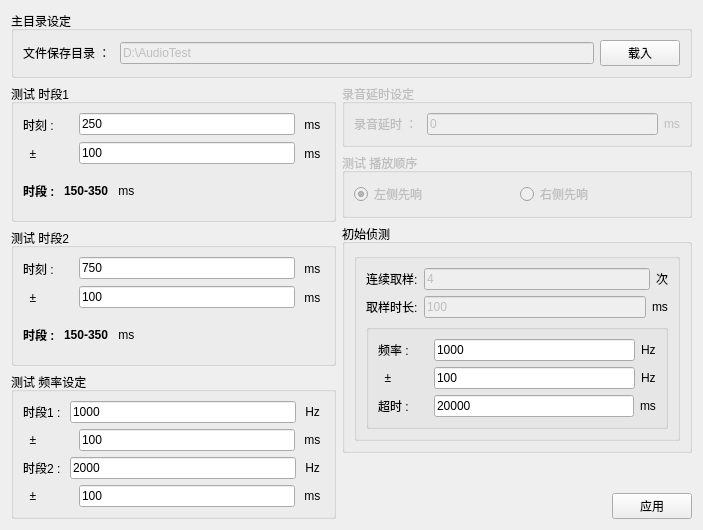
<?xml version="1.0" encoding="UTF-8"?>
<ui version="4.0">
 <class>Setup4AutoTest</class>
 <widget class="QWidget" name="Setup4AutoTest">
  <property name="geometry">
   <rect>
    <x>0</x>
    <y>0</y>
    <width>703</width>
    <height>530</height>
   </rect>
  </property>
  <property name="windowTitle">
   <string>Form</string>
  </property>
  <property name="styleSheet">
   <string notr="true">QLabel,
QLineEdit,
QRadioButton,
QComboBox,
QCheckBox,
QPushButton,
QGroupBox,
QTableView,
QTableWidget,
QHeaderView::section/*表头样式*/
{
  font-family: &quot;Source Han Sans K Regular&quot;;
}</string>
  </property>
  <layout class="QVBoxLayout" name="verticalLayout_5">
   <item>
    <layout class="QVBoxLayout" name="verticalLayout_7">
     <item>
      <widget class="QGroupBox" name="groupBox_3">
       <property name="title">
        <string>主目录设定</string>
       </property>
       <layout class="QVBoxLayout" name="verticalLayout_3">
        <item>
         <layout class="QHBoxLayout" name="horizontalLayout_6">
          <item>
           <layout class="QHBoxLayout" name="horizontalLayout_2">
            <item>
             <widget class="QLabel" name="label_2">
              <property name="text">
               <string>文件保存目录 ： </string>
              </property>
             </widget>
            </item>
            <item>
             <widget class="QLineEdit" name="lineEdit_mainWorkDir">
              <property name="enabled">
               <bool>false</bool>
              </property>
              <property name="text">
               <string>D:\AudioTest</string>
              </property>
             </widget>
            </item>
           </layout>
          </item>
          <item>
           <widget class="QPushButton" name="btnMainWorkDirApply">
            <property name="text">
             <string>载入</string>
            </property>
           </widget>
          </item>
         </layout>
        </item>
       </layout>
      </widget>
     </item>
     <item>
      <layout class="QHBoxLayout" name="horizontalLayout_16">
       <item>
        <layout class="QVBoxLayout" name="verticalLayout_8">
         <item>
          <widget class="QGroupBox" name="groupBox_6">
           <property name="title">
            <string>测试 时段1</string>
           </property>
           <layout class="QVBoxLayout" name="verticalLayout_9">
            <item>
             <layout class="QVBoxLayout" name="verticalLayout_4">
              <item>
               <layout class="QHBoxLayout" name="horizontalLayout_10">
                <item>
                 <widget class="QLabel" name="label_13">
                  <property name="minimumSize">
                   <size>
                    <width>50</width>
                    <height>0</height>
                   </size>
                  </property>
                  <property name="text">
                   <string>时刻 : </string>
                  </property>
                 </widget>
                </item>
                <item>
                 <widget class="QLineEdit" name="lineEdit_duration1">
                  <property name="minimumSize">
                   <size>
                    <width>200</width>
                    <height>0</height>
                   </size>
                  </property>
                  <property name="text">
                   <string>250</string>
                  </property>
                 </widget>
                </item>
                <item>
                 <widget class="QLabel" name="label_15">
                  <property name="text">
                   <string> ms </string>
                  </property>
                 </widget>
                </item>
               </layout>
              </item>
              <item>
               <layout class="QHBoxLayout" name="horizontalLayout_11" stretch="0,0,0">
                <item>
                 <widget class="QLabel" name="label_11">
                  <property name="minimumSize">
                   <size>
                    <width>50</width>
                    <height>0</height>
                   </size>
                  </property>
                  <property name="text">
                   <string>  ±     </string>
                  </property>
                 </widget>
                </item>
                <item>
                 <widget class="QLineEdit" name="lineEdit_durationRange1">
                  <property name="enabled">
                   <bool>true</bool>
                  </property>
                  <property name="minimumSize">
                   <size>
                    <width>200</width>
                    <height>0</height>
                   </size>
                  </property>
                  <property name="text">
                   <string>100</string>
                  </property>
                 </widget>
                </item>
                <item>
                 <widget class="QLabel" name="label_14">
                  <property name="text">
                   <string> ms </string>
                  </property>
                 </widget>
                </item>
               </layout>
              </item>
              <item>
               <layout class="QHBoxLayout" name="horizontalLayout_13">
                <item>
                 <widget class="QLabel" name="label_8">
                  <property name="font">
                   <font>
                    <bold>true</bold>
                   </font>
                  </property>
                  <property name="text">
                   <string>时段 : </string>
                  </property>
                 </widget>
                </item>
                <item>
                 <widget class="QLabel" name="label_duration1">
                  <property name="font">
                   <font>
                    <bold>true</bold>
                   </font>
                  </property>
                  <property name="text">
                   <string>150-350</string>
                  </property>
                 </widget>
                </item>
                <item>
                 <widget class="QLabel" name="label_16">
                  <property name="text">
                   <string> ms </string>
                  </property>
                 </widget>
                </item>
                <item>
                 <spacer name="horizontalSpacer_2">
                  <property name="orientation">
                   <enum>Qt::Horizontal</enum>
                  </property>
                  <property name="sizeHint" stdset="0">
                   <size>
                    <width>123</width>
                    <height>39</height>
                   </size>
                  </property>
                 </spacer>
                </item>
               </layout>
              </item>
             </layout>
            </item>
           </layout>
          </widget>
         </item>
         <item>
          <widget class="QGroupBox" name="groupBox_7">
           <property name="title">
            <string>测试 时段2</string>
           </property>
           <layout class="QVBoxLayout" name="verticalLayout_14">
            <item>
             <layout class="QVBoxLayout" name="verticalLayout_10">
              <item>
               <layout class="QHBoxLayout" name="horizontalLayout_12">
                <item>
                 <widget class="QLabel" name="label_17">
                  <property name="minimumSize">
                   <size>
                    <width>50</width>
                    <height>0</height>
                   </size>
                  </property>
                  <property name="text">
                   <string>时刻 : </string>
                  </property>
                 </widget>
                </item>
                <item>
                 <widget class="QLineEdit" name="lineEdit_duration2">
                  <property name="minimumSize">
                   <size>
                    <width>200</width>
                    <height>0</height>
                   </size>
                  </property>
                  <property name="text">
                   <string>750</string>
                  </property>
                 </widget>
                </item>
                <item>
                 <widget class="QLabel" name="label_18">
                  <property name="text">
                   <string> ms </string>
                  </property>
                 </widget>
                </item>
               </layout>
              </item>
              <item>
               <layout class="QHBoxLayout" name="horizontalLayout_14" stretch="0,0,0">
                <item>
                 <widget class="QLabel" name="label_19">
                  <property name="minimumSize">
                   <size>
                    <width>50</width>
                    <height>0</height>
                   </size>
                  </property>
                  <property name="text">
                   <string>  ±     </string>
                  </property>
                 </widget>
                </item>
                <item>
                 <widget class="QLineEdit" name="lineEdit_durationRange2">
                  <property name="enabled">
                   <bool>true</bool>
                  </property>
                  <property name="minimumSize">
                   <size>
                    <width>200</width>
                    <height>0</height>
                   </size>
                  </property>
                  <property name="text">
                   <string>100</string>
                  </property>
                 </widget>
                </item>
                <item>
                 <widget class="QLabel" name="label_20">
                  <property name="text">
                   <string> ms </string>
                  </property>
                 </widget>
                </item>
               </layout>
              </item>
              <item>
               <layout class="QHBoxLayout" name="horizontalLayout_15">
                <item>
                 <widget class="QLabel" name="label_9">
                  <property name="font">
                   <font>
                    <bold>true</bold>
                   </font>
                  </property>
                  <property name="text">
                   <string>时段 : </string>
                  </property>
                 </widget>
                </item>
                <item>
                 <widget class="QLabel" name="label_duration2">
                  <property name="font">
                   <font>
                    <bold>true</bold>
                   </font>
                  </property>
                  <property name="text">
                   <string>150-350</string>
                  </property>
                 </widget>
                </item>
                <item>
                 <widget class="QLabel" name="label_22">
                  <property name="text">
                   <string> ms </string>
                  </property>
                 </widget>
                </item>
                <item>
                 <spacer name="horizontalSpacer_3">
                  <property name="orientation">
                   <enum>Qt::Horizontal</enum>
                  </property>
                  <property name="sizeHint" stdset="0">
                   <size>
                    <width>123</width>
                    <height>39</height>
                   </size>
                  </property>
                 </spacer>
                </item>
               </layout>
              </item>
             </layout>
            </item>
           </layout>
          </widget>
         </item>
         <item>
          <widget class="QGroupBox" name="groupBox_2">
           <property name="enabled">
            <bool>true</bool>
           </property>
           <property name="title">
            <string>测试 频率设定</string>
           </property>
           <layout class="QVBoxLayout" name="verticalLayout_2">
            <item>
             <layout class="QHBoxLayout" name="horizontalLayout_4">
              <item>
               <widget class="QLabel" name="label_4">
                <property name="text">
                 <string>时段1 : </string>
                </property>
               </widget>
              </item>
              <item>
               <widget class="QLineEdit" name="lineEdit_Frequency1">
                <property name="text">
                 <string>1000</string>
                </property>
               </widget>
              </item>
              <item>
               <widget class="QLabel" name="label_5">
                <property name="text">
                 <string> Hz </string>
                </property>
               </widget>
              </item>
             </layout>
            </item>
            <item>
             <layout class="QHBoxLayout" name="horizontalLayout_18" stretch="0,0,0">
              <item>
               <widget class="QLabel" name="label_32">
                <property name="minimumSize">
                 <size>
                  <width>50</width>
                  <height>0</height>
                 </size>
                </property>
                <property name="text">
                 <string>  ±     </string>
                </property>
               </widget>
              </item>
              <item>
               <widget class="QLineEdit" name="lineEdit_Frequency1Range">
                <property name="enabled">
                 <bool>true</bool>
                </property>
                <property name="minimumSize">
                 <size>
                  <width>200</width>
                  <height>0</height>
                 </size>
                </property>
                <property name="text">
                 <string>100</string>
                </property>
               </widget>
              </item>
              <item>
               <widget class="QLabel" name="label_33">
                <property name="text">
                 <string> ms </string>
                </property>
               </widget>
              </item>
             </layout>
            </item>
            <item>
             <layout class="QHBoxLayout" name="horizontalLayout_5">
              <item>
               <widget class="QLabel" name="label_6">
                <property name="text">
                 <string>时段2 : </string>
                </property>
               </widget>
              </item>
              <item>
               <widget class="QLineEdit" name="lineEdit_Frequency2">
                <property name="text">
                 <string>2000</string>
                </property>
               </widget>
              </item>
              <item>
               <widget class="QLabel" name="label_7">
                <property name="text">
                 <string> Hz </string>
                </property>
               </widget>
              </item>
             </layout>
            </item>
            <item>
             <layout class="QHBoxLayout" name="horizontalLayout_24" stretch="0,0,0">
              <item>
               <widget class="QLabel" name="label_36">
                <property name="minimumSize">
                 <size>
                  <width>50</width>
                  <height>0</height>
                 </size>
                </property>
                <property name="text">
                 <string>  ±     </string>
                </property>
               </widget>
              </item>
              <item>
               <widget class="QLineEdit" name="lineEdit_Frequency2Range">
                <property name="enabled">
                 <bool>true</bool>
                </property>
                <property name="minimumSize">
                 <size>
                  <width>200</width>
                  <height>0</height>
                 </size>
                </property>
                <property name="text">
                 <string>100</string>
                </property>
               </widget>
              </item>
              <item>
               <widget class="QLabel" name="label_37">
                <property name="text">
                 <string> ms </string>
                </property>
               </widget>
              </item>
             </layout>
            </item>
           </layout>
          </widget>
         </item>
        </layout>
       </item>
       <item>
        <layout class="QVBoxLayout" name="verticalLayout_6">
         <item>
          <widget class="QGroupBox" name="groupBox_4">
           <property name="enabled">
            <bool>false</bool>
           </property>
           <property name="title">
            <string>录音延时设定</string>
           </property>
           <layout class="QHBoxLayout" name="horizontalLayout_7">
            <item>
             <layout class="QHBoxLayout" name="horizontalLayout">
              <item>
               <widget class="QLabel" name="label">
                <property name="text">
                 <string>录音延时 ： </string>
                </property>
               </widget>
              </item>
              <item>
               <widget class="QLineEdit" name="lineEdit_recordDelay">
                <property name="text">
                 <string>0</string>
                </property>
               </widget>
              </item>
              <item>
               <widget class="QLabel" name="label_3">
                <property name="text">
                 <string>ms</string>
                </property>
               </widget>
              </item>
             </layout>
            </item>
           </layout>
          </widget>
         </item>
         <item>
          <widget class="QGroupBox" name="groupBox">
           <property name="enabled">
            <bool>false</bool>
           </property>
           <property name="title">
            <string>测试 播放顺序</string>
           </property>
           <layout class="QVBoxLayout" name="verticalLayout">
            <item>
             <layout class="QHBoxLayout" name="horizontalLayout_3">
              <item>
               <widget class="QRadioButton" name="radioButton_Left">
                <property name="text">
                 <string>左侧先响</string>
                </property>
                <property name="checked">
                 <bool>true</bool>
                </property>
               </widget>
              </item>
              <item>
               <widget class="QRadioButton" name="radioButton_Right">
                <property name="text">
                 <string>右侧先响</string>
                </property>
               </widget>
              </item>
             </layout>
            </item>
           </layout>
          </widget>
         </item>
         <item>
          <widget class="QGroupBox" name="groupBox_5">
           <property name="enabled">
            <bool>true</bool>
           </property>
           <property name="title">
            <string>初始侦测</string>
           </property>
           <layout class="QVBoxLayout" name="verticalLayout_11">
            <item>
             <widget class="QGroupBox" name="groupBox_8">
              <property name="title">
               <string/>
              </property>
              <layout class="QVBoxLayout" name="verticalLayout_12">
               <item>
                <layout class="QHBoxLayout" name="horizontalLayout_20">
                 <item>
                  <widget class="QLabel" name="label_28">
                   <property name="minimumSize">
                    <size>
                     <width>50</width>
                     <height>0</height>
                    </size>
                   </property>
                   <property name="text">
                    <string>连续取样:</string>
                   </property>
                  </widget>
                 </item>
                 <item>
                  <widget class="QLineEdit" name="lineEdit_FirstFreqRange_2">
                   <property name="enabled">
                    <bool>false</bool>
                   </property>
                   <property name="minimumSize">
                    <size>
                     <width>200</width>
                     <height>0</height>
                    </size>
                   </property>
                   <property name="text">
                    <string>4</string>
                   </property>
                  </widget>
                 </item>
                 <item>
                  <widget class="QLabel" name="label_31">
                   <property name="text">
                    <string>次</string>
                   </property>
                  </widget>
                 </item>
                </layout>
               </item>
               <item>
                <layout class="QHBoxLayout" name="horizontalLayout_22">
                 <item>
                  <widget class="QLabel" name="label_29">
                   <property name="minimumSize">
                    <size>
                     <width>50</width>
                     <height>0</height>
                    </size>
                   </property>
                   <property name="text">
                    <string>取样时长:</string>
                   </property>
                  </widget>
                 </item>
                 <item>
                  <widget class="QLineEdit" name="lineEdit_FirstFreqRange_3">
                   <property name="enabled">
                    <bool>false</bool>
                   </property>
                   <property name="minimumSize">
                    <size>
                     <width>200</width>
                     <height>0</height>
                    </size>
                   </property>
                   <property name="text">
                    <string>100</string>
                   </property>
                  </widget>
                 </item>
                 <item>
                  <widget class="QLabel" name="label_30">
                   <property name="text">
                    <string>ms</string>
                   </property>
                  </widget>
                 </item>
                </layout>
               </item>
               <item>
                <widget class="QGroupBox" name="groupBox_9">
                 <property name="title">
                  <string/>
                 </property>
                 <layout class="QVBoxLayout" name="verticalLayout_13">
                  <item>
                   <layout class="QHBoxLayout" name="horizontalLayout_17" stretch="0,1,0">
                    <item>
                     <widget class="QLabel" name="label_21">
                      <property name="minimumSize">
                       <size>
                        <width>50</width>
                        <height>0</height>
                       </size>
                      </property>
                      <property name="text">
                       <string>频率 : </string>
                      </property>
                     </widget>
                    </item>
                    <item>
                     <widget class="QLineEdit" name="lineEdit_FirstFreq">
                      <property name="minimumSize">
                       <size>
                        <width>200</width>
                        <height>0</height>
                       </size>
                      </property>
                      <property name="text">
                       <string>1000</string>
                      </property>
                     </widget>
                    </item>
                    <item>
                     <widget class="QLabel" name="label_23">
                      <property name="text">
                       <string>Hz</string>
                      </property>
                     </widget>
                    </item>
                   </layout>
                  </item>
                  <item>
                   <layout class="QHBoxLayout" name="horizontalLayout_19" stretch="0,1,0">
                    <item>
                     <widget class="QLabel" name="label_24">
                      <property name="minimumSize">
                       <size>
                        <width>50</width>
                        <height>0</height>
                       </size>
                      </property>
                      <property name="text">
                       <string>  ±     </string>
                      </property>
                     </widget>
                    </item>
                    <item>
                     <widget class="QLineEdit" name="lineEdit_FirstFreqRange">
                      <property name="enabled">
                       <bool>true</bool>
                      </property>
                      <property name="minimumSize">
                       <size>
                        <width>200</width>
                        <height>0</height>
                       </size>
                      </property>
                      <property name="text">
                       <string>100</string>
                      </property>
                     </widget>
                    </item>
                    <item>
                     <widget class="QLabel" name="label_25">
                      <property name="text">
                       <string>Hz</string>
                      </property>
                     </widget>
                    </item>
                   </layout>
                  </item>
                  <item>
                   <layout class="QHBoxLayout" name="horizontalLayout_21" stretch="0,1,0">
                    <item>
                     <widget class="QLabel" name="label_27">
                      <property name="minimumSize">
                       <size>
                        <width>50</width>
                        <height>0</height>
                       </size>
                      </property>
                      <property name="text">
                       <string>超时 : </string>
                      </property>
                     </widget>
                    </item>
                    <item>
                     <widget class="QLineEdit" name="lineEdit_InterceptTimeout">
                      <property name="minimumSize">
                       <size>
                        <width>200</width>
                        <height>0</height>
                       </size>
                      </property>
                      <property name="text">
                       <string>20000</string>
                      </property>
                     </widget>
                    </item>
                    <item>
                     <widget class="QLabel" name="label_26">
                      <property name="text">
                       <string>ms</string>
                      </property>
                     </widget>
                    </item>
                   </layout>
                  </item>
                 </layout>
                </widget>
               </item>
              </layout>
             </widget>
            </item>
           </layout>
          </widget>
         </item>
         <item>
          <spacer name="verticalSpacer">
           <property name="orientation">
            <enum>Qt::Vertical</enum>
           </property>
           <property name="sizeHint" stdset="0">
            <size>
             <width>20</width>
             <height>228</height>
            </size>
           </property>
          </spacer>
         </item>
         <item>
          <layout class="QHBoxLayout" name="horizontalLayout_9">
           <item>
            <spacer name="horizontalSpacer">
             <property name="orientation">
              <enum>Qt::Horizontal</enum>
             </property>
             <property name="sizeHint" stdset="0">
              <size>
               <width>40</width>
               <height>20</height>
              </size>
             </property>
            </spacer>
           </item>
           <item>
            <widget class="QPushButton" name="btnApplyAll">
             <property name="text">
              <string>应用</string>
             </property>
            </widget>
           </item>
          </layout>
         </item>
        </layout>
       </item>
      </layout>
     </item>
     <item>
      <layout class="QHBoxLayout" name="horizontalLayout_8"/>
     </item>
    </layout>
   </item>
  </layout>
 </widget>
 <resources/>
 <connections/>
</ui>
